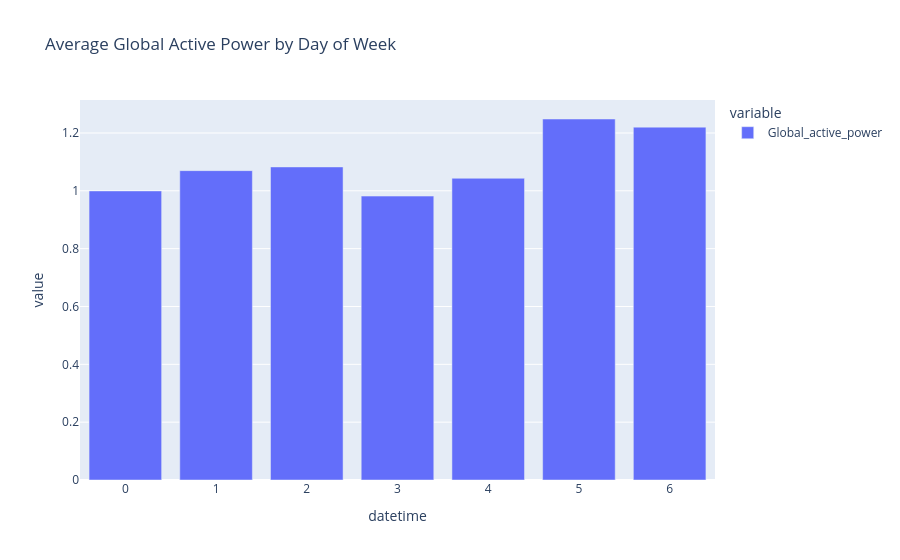

Here is the notebook cell this chart was saved with:
### Code cell
# Weekly pattern: average by day of week (0=Mon)
weekly = df.groupby(df.index.dayofweek)['Global_active_power'].mean()
px.bar(weekly, title='Average Global Active Power by Day of Week')

### Figure 1 — Plotly figure (JSON) as saved in the notebook; plotly's stock layout.template omitted (floating-point values rounded to 4 significant figures)
{"data": [{"hovertemplate": "variable=Global_active_power<br>datetime=%{x}<br>value=%{y}<extra></extra>", "legendgroup": "Global_active_power", "marker": {"color": "#636efa", "pattern": {"shape": ""}}, "name": "Global_active_power", "orientation": "v", "showlegend": true, "textposition": "auto", "type": "bar", "x": [0, 1, 2, 3, 4, 5, 6], "xaxis": "x", "y": [0.9995, 1.07, 1.083, 0.9818, 1.043, 1.248, 1.22], "yaxis": "y"}], "layout": {"barmode": "relative", "legend": {"title": {"text": "variable"}, "tracegroupgap": 0}, "title": {"text": "Average Global Active Power by Day of Week"}, "xaxis": {"anchor": "y", "domain": [0, 1], "title": {"text": "datetime"}}, "yaxis": {"anchor": "x", "domain": [0, 1], "title": {"text": "value"}}}}
